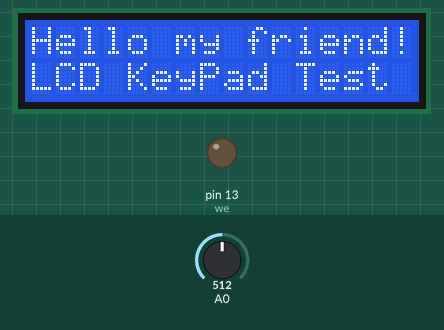
This sketch was run on a simulated Arduino Uno, built with avr-gcc and run on an emulated ATmega328P. Parts: 16×2 character LCD, output pins drawn as LEDs (lit = HIGH). The test bench sets the inputs (shaded band); at power-on: A0 = 512.

Above: at 1.4 s.
At 4.2 s:
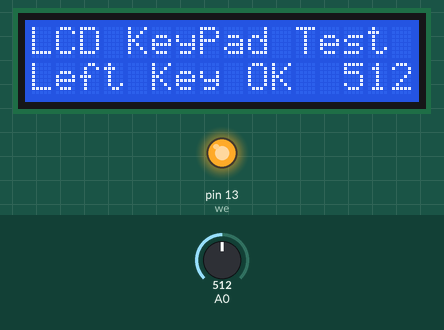
4.3 s: A0 set to 389
5.8 s: A0 set to 362
At 6.3 s:
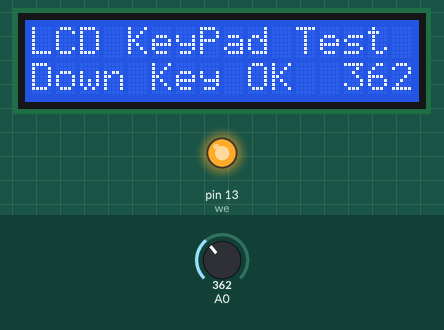
7.3 s: A0 set to 253
8.8 s: A0 set to 226
At 9.8 s:
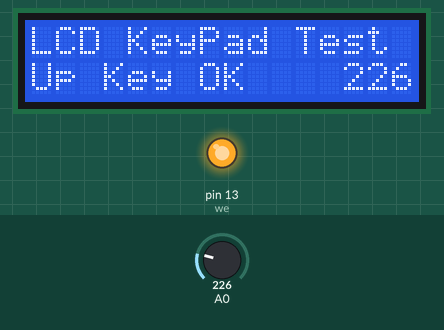
10.3 s: A0 set to 100
11.8 s: A0 set to 86
At 13.3 s:
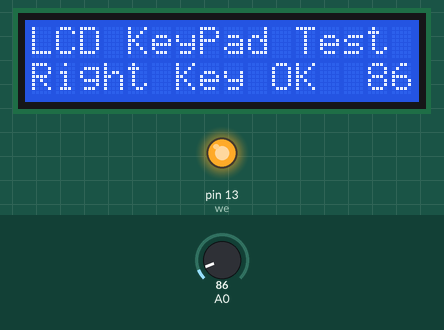
Timing chart, 0 to 14.3 s (numbered marks = the images above; inputs shaded):
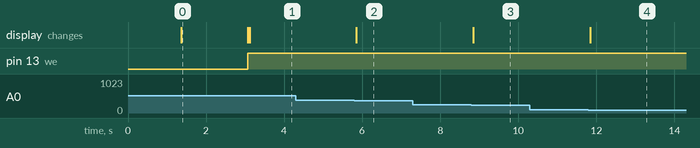

Measured:
- the behaviour switches between 380 and 379 on A0 (found by bisection; images 1 and 2)
- the behaviour switches between 245 and 244 on A0 (found by bisection; images 2 and 3)
- the behaviour switches between 93 and 92 on A0 (found by bisection; images 3 and 4)
- after the input at 4.3 s, every drawn part: stays the same
- after the input at 5.8 s, the display: changes after 0.05 s (image 2)
- after the input at 7.3 s, every drawn part: stays the same
- after the input at 8.8 s, the display: changes after 0.05 s (image 3)
- after the input at 10.3 s, every drawn part: stays the same
- after the input at 11.8 s, the display: changes after 0.05 s (image 4)
- what the display in image 0 shows lasts 1.7 s, from 1.4 s to 3.1 s

The sketch:

LCD_keypad_test.ino
```cpp
//************************************
// LCD 1602 w/KeyPad Test (28.01.16) *
// creator: Owintsowsky Maxim        *
//************************************
//#include <Wire.h>
#include <LiquidCrystal.h>

#define BackLightPin 10

//Key message
char msgs[5][14] = {"Right Key OK ",
                    "Up Key OK    ",
                    "Down Key OK  ",
                    "Left Key OK  ",
                    "Menu Key OK  " };
//int  adc_key_val[5] ={85, 219, 394, 600, 760 };  // 47, 132, 307, 482, 723
int  adc_key_val[5] ={93, 245, 380, 600, 700};  // 08, 98, 255, 409, 640
int NUM_KEYS = 5;
int adc_key_in;
int key=-1;
int oldkey=-1;

// initialize the library with the numbers of the interface pins
LiquidCrystal lcd(8, 9, 4, 5, 6, 7);

void setup() {
  pinMode(13, OUTPUT);  //we'll use the debug LED to output a heartbeat
  // set up the LCD's number of columns and rows:
  lcd.begin(16, 2);
  // Print a message to the LCD.
  lcd.setCursor(0, 0);
  lcd.print("Hello my friend!");
  // initialize the LED as an output:
  delay(1300);
  digitalWrite(BackLightPin, LOW);
  lcd.setCursor(0, 1);
  lcd.print("LCD KeyPad Test ");
  delay(200);
  digitalWrite(BackLightPin, HIGH);
  delay(1500);
  lcd.setCursor(0, 0);
  lcd.print("LCD KeyPad Test ");
  lcd.setCursor(0, 1);
  lcd.print(" Press any key  ");
}

void loop() {
  adc_key_in = analogRead(0);    // read the value from the sensor
  digitalWrite(13, HIGH);
  key = get_key(adc_key_in);		        // convert into key press

  if (key != oldkey) {				    // if keypress is detected
    delay(50);		// wait for debounce time
    adc_key_in = analogRead(0);    // read the value from the sensor
    key = get_key(adc_key_in);		        // convert into key press
    if (key != oldkey) {
      oldkey = key;
      if (key >=0) {
        lcd.setCursor(0, 1);
      	lcd.print(msgs[key]);
        if (adc_key_in < 100) {
          lcd.print(" ");
        }
        lcd.print(adc_key_in);
      }
    }
  }
}

// Convert ADC value to key number
int get_key(unsigned int input) {
  int k;

  for (k = 0; k < NUM_KEYS; k++){
    if (input < adc_key_val[k]){
      return k;
    }
  }
  if (k >= NUM_KEYS)
    k = -1;     // No valid key pressed
  return k;
}
```
